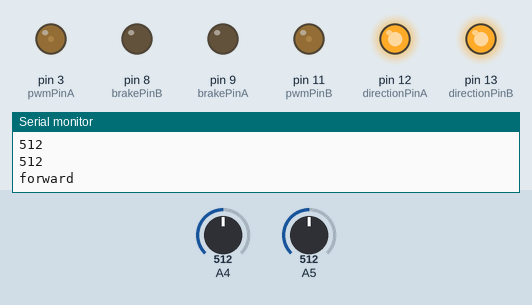
A sketch run on a simulated Arduino Uno, built with avr-gcc and run on an emulated ATmega328P. Parts: output pins drawn as LEDs (lit = HIGH), the last lines printed to the serial monitor. Inputs (shaded band) come from the test bench; at power-on: A5 = 512, A4 = 512.

Above: at 1.2 s.
1.3 s: A5 set to 307
4.3 s: A5 set to 285
At 5.5 s:
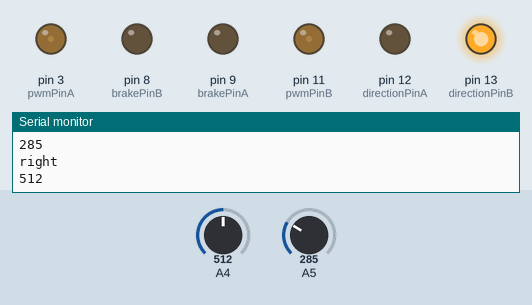
5.8 s: A5 set to 810
At 7.0 s:
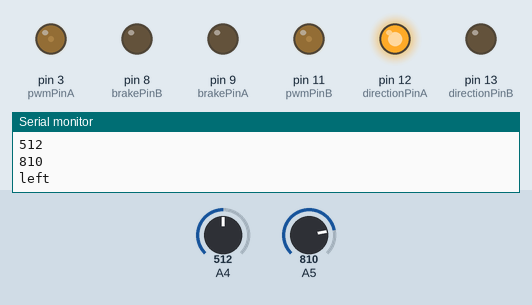
7.3 s: A5 set to 792
At 8.1 s:
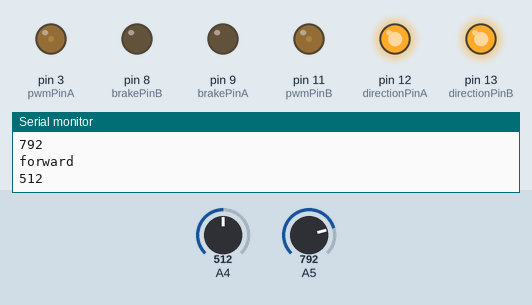
8.8 s: A4 set to 110
10.3 s: A4 set to 95
Timing chart, 0 to 12.8 s (numbered marks = the images above; inputs shaded):
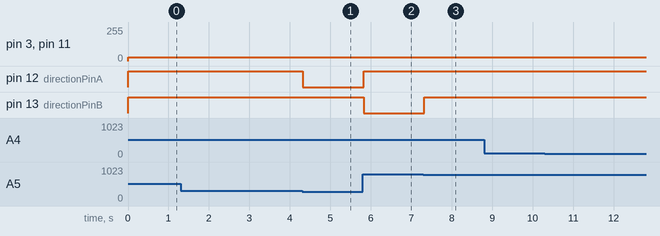

Measured:
- the behaviour switches between 300 and 299 on A5 (found by bisection; images 0 and 1)
- the behaviour switches between 801 and 800 on A5 (found by bisection; images 2 and 3)
- after the input at 4.3 s, pin 12 (directionPinA): HIGH → LOW at once
- after the input at 5.8 s, pin 12 (directionPinA): LOW → HIGH at once; pin 13 (directionPinB): HIGH → LOW at once
- after the input at 7.3 s, pin 13 (directionPinB): LOW → HIGH at once

The sketch:

move.ino
```cpp
int directionPinA = 12;
int pwmPinA = 3;
int brakePinA = 9;

//uncomment if using channel B, and remove above definitions
int directionPinB = 13;
int pwmPinB = 11;
int brakePinB = 8;

//boolean to switch direction
bool directionState;

void setup() {
  Serial.begin(9600);
  //define pins
  pinMode(directionPinA, OUTPUT);
  pinMode(pwmPinA, OUTPUT);
  pinMode(brakePinA, OUTPUT);
  pinMode(directionPinB, OUTPUT);
  pinMode(pwmPinB, OUTPUT);
  pinMode(brakePinB, OUTPUT);
  analogWrite(pwmPinA, 0);
  analogWrite(pwmPinB, 0);
}

void forward() {
  digitalWrite(directionPinA, HIGH); // forward a
  digitalWrite(directionPinB, HIGH); // forward b
  analogWrite(pwmPinA, 30);
  analogWrite(pwmPinB, 30);
}

void left() {
  digitalWrite(directionPinA, HIGH);// forward a
  digitalWrite(directionPinB, LOW);// backward b
  analogWrite(pwmPinA, 30);
  analogWrite(pwmPinB, 30);
}

void right() {
  digitalWrite(directionPinA, LOW);// backward a
  digitalWrite(directionPinB, HIGH);// forward b
  analogWrite(pwmPinA, 30);
  analogWrite(pwmPinB, 30);
}

void loop() {
  int x = analogRead(A4);
  int y = analogRead(A5);
  Serial.println(x);
  Serial.println(y);
  if(y<300) {
    Serial.println("right");
    right();
  } else if(y>800) {
    Serial.println("left");
    left();
  } else {
    Serial.println("forward");
    forward();
  }
}
```
